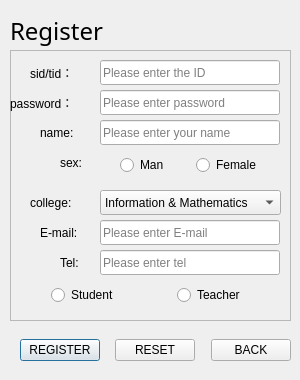
<?xml version="1.0" encoding="UTF-8"?>
<ui version="4.0">
 <class>RegisterDialog</class>
 <widget class="QDialog" name="RegisterDialog">
  <property name="windowModality">
   <enum>Qt::NonModal</enum>
  </property>
  <property name="geometry">
   <rect>
    <x>0</x>
    <y>0</y>
    <width>300</width>
    <height>380</height>
   </rect>
  </property>
  <property name="windowTitle">
   <string>Dialog</string>
  </property>
  <property name="styleSheet">
   <string notr="true">font: 11pt &quot;微软雅黑&quot;;</string>
  </property>
  <widget class="QFrame" name="frame">
   <property name="geometry">
    <rect>
     <x>10</x>
     <y>50</y>
     <width>281</width>
     <height>271</height>
    </rect>
   </property>
   <property name="frameShape">
    <enum>QFrame::StyledPanel</enum>
   </property>
   <property name="frameShadow">
    <enum>QFrame::Raised</enum>
   </property>
   <widget class="QLineEdit" name="line_id">
    <property name="geometry">
     <rect>
      <x>90</x>
      <y>10</y>
      <width>180</width>
      <height>25</height>
     </rect>
    </property>
    <property name="styleSheet">
     <string notr="true">font: 11pt &quot;微软雅黑&quot;;</string>
    </property>
    <property name="placeholderText">
     <string>Please enter the ID</string>
    </property>
   </widget>
   <widget class="QLabel" name="label_2">
    <property name="geometry">
     <rect>
      <x>20</x>
      <y>10</y>
      <width>80</width>
      <height>25</height>
     </rect>
    </property>
    <property name="layoutDirection">
     <enum>Qt::RightToLeft</enum>
    </property>
    <property name="styleSheet">
     <string notr="true">font: 11pt &quot;微软雅黑&quot;;</string>
    </property>
    <property name="text">
     <string>sid/tid：</string>
    </property>
   </widget>
   <widget class="QLabel" name="label_3">
    <property name="geometry">
     <rect>
      <x>0</x>
      <y>40</y>
      <width>80</width>
      <height>25</height>
     </rect>
    </property>
    <property name="styleSheet">
     <string notr="true">font: 11pt &quot;微软雅黑&quot;;</string>
    </property>
    <property name="text">
     <string>password：</string>
    </property>
   </widget>
   <widget class="QLineEdit" name="line_password">
    <property name="geometry">
     <rect>
      <x>90</x>
      <y>40</y>
      <width>180</width>
      <height>25</height>
     </rect>
    </property>
    <property name="styleSheet">
     <string notr="true">font: 11pt &quot;微软雅黑&quot;;</string>
    </property>
    <property name="echoMode">
     <enum>QLineEdit::Password</enum>
    </property>
    <property name="placeholderText">
     <string>Please enter password</string>
    </property>
   </widget>
   <widget class="QLabel" name="label_5">
    <property name="geometry">
     <rect>
      <x>30</x>
      <y>70</y>
      <width>51</width>
      <height>25</height>
     </rect>
    </property>
    <property name="styleSheet">
     <string notr="true">font: 11pt &quot;微软雅黑&quot;;</string>
    </property>
    <property name="text">
     <string>name:</string>
    </property>
   </widget>
   <widget class="QLineEdit" name="line_name">
    <property name="geometry">
     <rect>
      <x>90</x>
      <y>70</y>
      <width>180</width>
      <height>25</height>
     </rect>
    </property>
    <property name="styleSheet">
     <string notr="true">font: 11pt &quot;微软雅黑&quot;;</string>
    </property>
    <property name="text">
     <string/>
    </property>
    <property name="echoMode">
     <enum>QLineEdit::Normal</enum>
    </property>
    <property name="placeholderText">
     <string>Please enter your name</string>
    </property>
   </widget>
   <widget class="QLabel" name="label_4">
    <property name="geometry">
     <rect>
      <x>50</x>
      <y>100</y>
      <width>41</width>
      <height>25</height>
     </rect>
    </property>
    <property name="styleSheet">
     <string notr="true">font: 11pt &quot;微软雅黑&quot;;</string>
    </property>
    <property name="text">
     <string>sex:</string>
    </property>
   </widget>
   <widget class="QWidget" name="horizontalLayoutWidget_3">
    <property name="geometry">
     <rect>
      <x>90</x>
      <y>100</y>
      <width>181</width>
      <height>31</height>
     </rect>
    </property>
    <layout class="QHBoxLayout" name="horizontalLayout_3">
     <item>
      <spacer name="horizontalSpacer_6">
       <property name="orientation">
        <enum>Qt::Horizontal</enum>
       </property>
       <property name="sizeType">
        <enum>QSizePolicy::Expanding</enum>
       </property>
       <property name="sizeHint" stdset="0">
        <size>
         <width>40</width>
         <height>20</height>
        </size>
       </property>
      </spacer>
     </item>
     <item>
      <widget class="QRadioButton" name="radioButton_man">
       <property name="styleSheet">
        <string notr="true">font: 11pt &quot;微软雅黑&quot;;</string>
       </property>
       <property name="text">
        <string>Man</string>
       </property>
      </widget>
     </item>
     <item>
      <spacer name="horizontalSpacer_7">
       <property name="orientation">
        <enum>Qt::Horizontal</enum>
       </property>
       <property name="sizeType">
        <enum>QSizePolicy::Expanding</enum>
       </property>
       <property name="sizeHint" stdset="0">
        <size>
         <width>40</width>
         <height>20</height>
        </size>
       </property>
      </spacer>
     </item>
     <item>
      <widget class="QRadioButton" name="radioButton_female">
       <property name="styleSheet">
        <string notr="true">font: 11pt &quot;微软雅黑&quot;;</string>
       </property>
       <property name="text">
        <string>Female</string>
       </property>
      </widget>
     </item>
     <item>
      <spacer name="horizontalSpacer_8">
       <property name="orientation">
        <enum>Qt::Horizontal</enum>
       </property>
       <property name="sizeType">
        <enum>QSizePolicy::Expanding</enum>
       </property>
       <property name="sizeHint" stdset="0">
        <size>
         <width>40</width>
         <height>20</height>
        </size>
       </property>
      </spacer>
     </item>
    </layout>
   </widget>
   <widget class="QLabel" name="label_7">
    <property name="geometry">
     <rect>
      <x>30</x>
      <y>170</y>
      <width>51</width>
      <height>25</height>
     </rect>
    </property>
    <property name="styleSheet">
     <string notr="true">font: 11pt &quot;微软雅黑&quot;;</string>
    </property>
    <property name="text">
     <string>E-mail:</string>
    </property>
   </widget>
   <widget class="QLineEdit" name="line_email">
    <property name="geometry">
     <rect>
      <x>90</x>
      <y>170</y>
      <width>180</width>
      <height>25</height>
     </rect>
    </property>
    <property name="styleSheet">
     <string notr="true">font: 11pt &quot;微软雅黑&quot;;</string>
    </property>
    <property name="text">
     <string/>
    </property>
    <property name="echoMode">
     <enum>QLineEdit::Normal</enum>
    </property>
    <property name="placeholderText">
     <string>Please enter E-mail</string>
    </property>
   </widget>
   <widget class="QComboBox" name="comboBox">
    <property name="geometry">
     <rect>
      <x>90</x>
      <y>140</y>
      <width>181</width>
      <height>25</height>
     </rect>
    </property>
    <property name="whatsThis">
     <string/>
    </property>
    <property name="styleSheet">
     <string notr="true">font: 11pt &quot;微软雅黑&quot;;</string>
    </property>
    <item>
     <property name="text">
      <string>Information &amp; Mathematics</string>
     </property>
    </item>
    <item>
     <property name="text">
      <string>Petroleum Institute</string>
     </property>
    </item>
    <item>
     <property name="text">
      <string>Life Science</string>
     </property>
    </item>
   </widget>
   <widget class="QLabel" name="label_6">
    <property name="geometry">
     <rect>
      <x>20</x>
      <y>140</y>
      <width>61</width>
      <height>25</height>
     </rect>
    </property>
    <property name="styleSheet">
     <string notr="true">font: 11pt &quot;微软雅黑&quot;;</string>
    </property>
    <property name="text">
     <string>college:</string>
    </property>
   </widget>
   <widget class="QWidget" name="horizontalLayoutWidget_2">
    <property name="geometry">
     <rect>
      <x>-10</x>
      <y>230</y>
      <width>296</width>
      <height>31</height>
     </rect>
    </property>
    <layout class="QHBoxLayout" name="horizontalLayout_2">
     <item>
      <spacer name="horizontalSpacer_3">
       <property name="orientation">
        <enum>Qt::Horizontal</enum>
       </property>
       <property name="sizeType">
        <enum>QSizePolicy::Expanding</enum>
       </property>
       <property name="sizeHint" stdset="0">
        <size>
         <width>40</width>
         <height>20</height>
        </size>
       </property>
      </spacer>
     </item>
     <item>
      <widget class="QRadioButton" name="radioButton_stu">
       <property name="styleSheet">
        <string notr="true">font: 11pt &quot;微软雅黑&quot;;</string>
       </property>
       <property name="text">
        <string>Student</string>
       </property>
      </widget>
     </item>
     <item>
      <spacer name="horizontalSpacer_5">
       <property name="orientation">
        <enum>Qt::Horizontal</enum>
       </property>
       <property name="sizeType">
        <enum>QSizePolicy::Expanding</enum>
       </property>
       <property name="sizeHint" stdset="0">
        <size>
         <width>40</width>
         <height>20</height>
        </size>
       </property>
      </spacer>
     </item>
     <item>
      <widget class="QRadioButton" name="radioButton_tea">
       <property name="styleSheet">
        <string notr="true">font: 11pt &quot;微软雅黑&quot;;</string>
       </property>
       <property name="text">
        <string>Teacher</string>
       </property>
      </widget>
     </item>
     <item>
      <spacer name="horizontalSpacer_4">
       <property name="orientation">
        <enum>Qt::Horizontal</enum>
       </property>
       <property name="sizeType">
        <enum>QSizePolicy::Expanding</enum>
       </property>
       <property name="sizeHint" stdset="0">
        <size>
         <width>40</width>
         <height>20</height>
        </size>
       </property>
      </spacer>
     </item>
    </layout>
   </widget>
   <widget class="QLabel" name="label_8">
    <property name="geometry">
     <rect>
      <x>50</x>
      <y>200</y>
      <width>51</width>
      <height>25</height>
     </rect>
    </property>
    <property name="styleSheet">
     <string notr="true">font: 11pt &quot;微软雅黑&quot;;</string>
    </property>
    <property name="text">
     <string>Tel:</string>
    </property>
   </widget>
   <widget class="QLineEdit" name="line_tel">
    <property name="geometry">
     <rect>
      <x>90</x>
      <y>200</y>
      <width>180</width>
      <height>25</height>
     </rect>
    </property>
    <property name="styleSheet">
     <string notr="true">font: 11pt &quot;微软雅黑&quot;;</string>
    </property>
    <property name="text">
     <string/>
    </property>
    <property name="echoMode">
     <enum>QLineEdit::Normal</enum>
    </property>
    <property name="placeholderText">
     <string>Please enter tel</string>
    </property>
   </widget>
  </widget>
  <widget class="QWidget" name="horizontalLayoutWidget">
   <property name="geometry">
    <rect>
     <x>10</x>
     <y>330</y>
     <width>281</width>
     <height>41</height>
    </rect>
   </property>
   <layout class="QHBoxLayout" name="horizontalLayout">
    <item>
     <spacer name="horizontalSpacer_2">
      <property name="orientation">
       <enum>Qt::Horizontal</enum>
      </property>
      <property name="sizeHint" stdset="0">
       <size>
        <width>40</width>
        <height>20</height>
       </size>
      </property>
     </spacer>
    </item>
    <item>
     <widget class="QPushButton" name="registerbtn">
      <property name="styleSheet">
       <string notr="true">font: 11pt &quot;微软雅黑&quot;;</string>
      </property>
      <property name="text">
       <string>REGISTER</string>
      </property>
     </widget>
    </item>
    <item>
     <spacer name="horizontalSpacer">
      <property name="orientation">
       <enum>Qt::Horizontal</enum>
      </property>
      <property name="sizeHint" stdset="0">
       <size>
        <width>40</width>
        <height>20</height>
       </size>
      </property>
     </spacer>
    </item>
    <item>
     <widget class="QPushButton" name="resetbtn">
      <property name="styleSheet">
       <string notr="true">font: 11pt &quot;微软雅黑&quot;;</string>
      </property>
      <property name="text">
       <string>RESET</string>
      </property>
     </widget>
    </item>
    <item>
     <spacer name="horizontalSpacer_9">
      <property name="orientation">
       <enum>Qt::Horizontal</enum>
      </property>
      <property name="sizeHint" stdset="0">
       <size>
        <width>40</width>
        <height>20</height>
       </size>
      </property>
     </spacer>
    </item>
    <item>
     <widget class="QPushButton" name="backbtn">
      <property name="styleSheet">
       <string notr="true">font: 11pt &quot;微软雅黑&quot;;</string>
      </property>
      <property name="text">
       <string>BACK</string>
      </property>
     </widget>
    </item>
   </layout>
  </widget>
  <widget class="QLabel" name="label">
   <property name="geometry">
    <rect>
     <x>10</x>
     <y>10</y>
     <width>111</width>
     <height>41</height>
    </rect>
   </property>
   <property name="font">
    <font>
     <family>微软雅黑</family>
     <pointsize>18</pointsize>
     <weight>50</weight>
     <italic>false</italic>
     <bold>false</bold>
    </font>
   </property>
   <property name="mouseTracking">
    <bool>false</bool>
   </property>
   <property name="styleSheet">
    <string notr="true">font: 18pt &quot;微软雅黑&quot;;
font-color:rgb(255, 167, 14);</string>
   </property>
   <property name="text">
    <string>Register</string>
   </property>
  </widget>
 </widget>
 <resources/>
 <connections/>
</ui>
